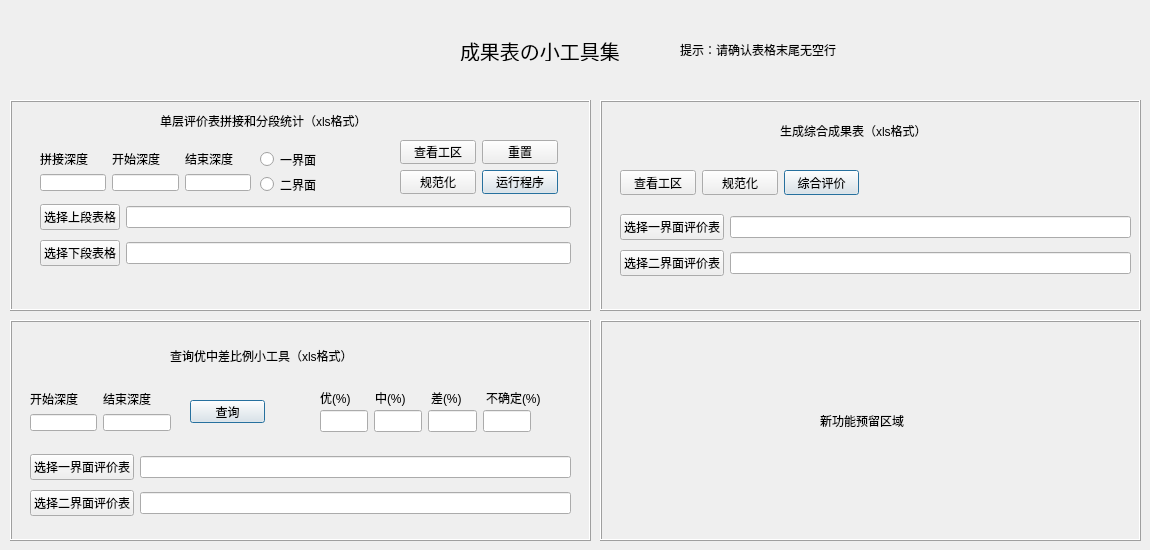
    <widget class="QWidget" name="tab_10">
     <attribute name="title">
      <string>成果表工具集</string>
     </attribute>
     <widget class="QLabel" name="label_135">
      <property name="geometry">
       <rect>
        <x>460</x>
        <y>40</y>
        <width>171</width>
        <height>21</height>
       </rect>
      </property>
      <property name="font">
       <font>
        <family>黑体</family>
        <pointsize>15</pointsize>
        <weight>50</weight>
        <italic>false</italic>
        <bold>false</bold>
       </font>
      </property>
      <property name="styleSheet">
       <string notr="true">font: 15pt &quot;黑体&quot;;</string>
      </property>
      <property name="text">
       <string>成果表の小工具集</string>
      </property>
     </widget>
     <widget class="QFrame" name="frame_10">
      <property name="geometry">
       <rect>
        <x>10</x>
        <y>100</y>
        <width>581</width>
        <height>211</height>
       </rect>
      </property>
      <property name="frameShape">
       <enum>QFrame::Box</enum>
      </property>
      <property name="frameShadow">
       <enum>QFrame::Raised</enum>
      </property>
      <widget class="QLabel" name="label_113">
       <property name="geometry">
        <rect>
         <x>150</x>
         <y>10</y>
         <width>281</width>
         <height>21</height>
        </rect>
       </property>
       <property name="styleSheet">
        <string notr="true">font: 12pt &quot;黑体&quot;;</string>
       </property>
       <property name="text">
        <string>单层评价表拼接和分段统计（xls格式）</string>
       </property>
       <property name="textFormat">
        <enum>Qt::PlainText</enum>
       </property>
      </widget>
      <widget class="QWidget" name="layoutWidget_19">
       <property name="geometry">
        <rect>
         <x>30</x>
         <y>100</y>
         <width>531</width>
         <height>70</height>
        </rect>
       </property>
       <layout class="QGridLayout" name="gridLayout_8">
        <item row="0" column="1">
         <widget class="QLineEdit" name="lineEdit_48"/>
        </item>
        <item row="1" column="0">
         <widget class="QPushButton" name="pushButton_10">
          <property name="text">
           <string>选择下段表格</string>
          </property>
         </widget>
        </item>
        <item row="0" column="0">
         <widget class="QPushButton" name="pushButton_9">
          <property name="text">
           <string>选择上段表格</string>
          </property>
         </widget>
        </item>
        <item row="1" column="1">
         <widget class="QLineEdit" name="lineEdit_52"/>
        </item>
       </layout>
      </widget>
      <widget class="QWidget" name="layoutWidget_20">
       <property name="geometry">
        <rect>
         <x>250</x>
         <y>50</y>
         <width>67</width>
         <height>44</height>
        </rect>
       </property>
       <layout class="QGridLayout" name="gridLayout_19">
        <item row="0" column="0">
         <widget class="QRadioButton" name="radioButton">
          <property name="text">
           <string>一界面</string>
          </property>
         </widget>
        </item>
        <item row="1" column="0">
         <widget class="QRadioButton" name="radioButton_2">
          <property name="text">
           <string>二界面</string>
          </property>
         </widget>
        </item>
       </layout>
      </widget>
      <widget class="QWidget" name="layoutWidget_21">
       <property name="geometry">
        <rect>
         <x>30</x>
         <y>50</y>
         <width>211</width>
         <height>41</height>
        </rect>
       </property>
       <layout class="QGridLayout" name="gridLayout_20">
        <item row="0" column="0">
         <widget class="QLabel" name="label">
          <property name="text">
           <string>拼接深度</string>
          </property>
         </widget>
        </item>
        <item row="0" column="1">
         <widget class="QLabel" name="label_98">
          <property name="text">
           <string>开始深度</string>
          </property>
         </widget>
        </item>
        <item row="0" column="2">
         <widget class="QLabel" name="label_99">
          <property name="text">
           <string>结束深度</string>
          </property>
         </widget>
        </item>
        <item row="1" column="0">
         <widget class="QLineEdit" name="lineEdit_45"/>
        </item>
        <item row="1" column="1">
         <widget class="QLineEdit" name="lineEdit_46"/>
        </item>
        <item row="1" column="2">
         <widget class="QLineEdit" name="lineEdit_47"/>
        </item>
       </layout>
      </widget>
      <widget class="QWidget" name="layoutWidget_22">
       <property name="geometry">
        <rect>
         <x>390</x>
         <y>40</y>
         <width>158</width>
         <height>54</height>
        </rect>
       </property>
       <layout class="QGridLayout" name="gridLayout_22">
        <item row="0" column="0">
         <widget class="QPushButton" name="pushButton_52">
          <property name="styleSheet">
           <string notr="true">font: 10pt &quot;黑体&quot;;</string>
          </property>
          <property name="text">
           <string>查看工区</string>
          </property>
          <property name="iconSize">
           <size>
            <width>100</width>
            <height>100</height>
           </size>
          </property>
          <property name="checkable">
           <bool>false</bool>
          </property>
          <property name="checked">
           <bool>false</bool>
          </property>
          <property name="autoRepeat">
           <bool>false</bool>
          </property>
          <property name="default">
           <bool>false</bool>
          </property>
          <property name="flat">
           <bool>false</bool>
          </property>
         </widget>
        </item>
        <item row="0" column="1">
         <widget class="QPushButton" name="pushButton_29">
          <property name="text">
           <string>重置</string>
          </property>
         </widget>
        </item>
        <item row="1" column="0">
         <widget class="QPushButton" name="pushButton_27">
          <property name="text">
           <string>规范化</string>
          </property>
         </widget>
        </item>
        <item row="1" column="1">
         <widget class="QPushButton" name="pushButton_14">
          <property name="text">
           <string>运行程序</string>
          </property>
          <property name="autoDefault">
           <bool>false</bool>
          </property>
          <property name="default">
           <bool>true</bool>
          </property>
         </widget>
        </item>
       </layout>
      </widget>
     </widget>
     <widget class="QLabel" name="label_125">
      <property name="geometry">
       <rect>
        <x>680</x>
        <y>40</y>
        <width>181</width>
        <height>20</height>
       </rect>
      </property>
      <property name="text">
       <string>提示：请确认表格末尾无空行</string>
      </property>
     </widget>
     <widget class="QFrame" name="frame_22">
      <property name="geometry">
       <rect>
        <x>10</x>
        <y>320</y>
        <width>581</width>
        <height>221</height>
       </rect>
      </property>
      <property name="frameShape">
       <enum>QFrame::Box</enum>
      </property>
      <property name="frameShadow">
       <enum>QFrame::Raised</enum>
      </property>
      <widget class="QWidget" name="layoutWidget_14">
       <property name="geometry">
        <rect>
         <x>20</x>
         <y>130</y>
         <width>541</width>
         <height>70</height>
        </rect>
       </property>
       <property name="styleSheet">
        <string notr="true">font: 10pt &quot;黑体&quot;;</string>
       </property>
       <layout class="QGridLayout" name="gridLayout_42">
        <item row="1" column="1">
         <widget class="QLineEdit" name="lineEdit_76">
          <property name="styleSheet">
           <string notr="true">font: 10pt &quot;黑体&quot;;</string>
          </property>
         </widget>
        </item>
        <item row="0" column="0">
         <widget class="QPushButton" name="pushButton_59">
          <property name="styleSheet">
           <string notr="true">font: 10pt &quot;黑体&quot;;</string>
          </property>
          <property name="text">
           <string>选择一界面评价表</string>
          </property>
         </widget>
        </item>
        <item row="0" column="1">
         <widget class="QLineEdit" name="lineEdit_77">
          <property name="styleSheet">
           <string notr="true">font: 10pt &quot;黑体&quot;;</string>
          </property>
         </widget>
        </item>
        <item row="1" column="0">
         <widget class="QPushButton" name="pushButton_60">
          <property name="styleSheet">
           <string notr="true">font: 10pt &quot;黑体&quot;;</string>
          </property>
          <property name="text">
           <string>选择二界面评价表</string>
          </property>
         </widget>
        </item>
       </layout>
      </widget>
      <widget class="QWidget" name="layoutWidget_18">
       <property name="geometry">
        <rect>
         <x>310</x>
         <y>90</y>
         <width>211</width>
         <height>22</height>
        </rect>
       </property>
       <layout class="QGridLayout" name="gridLayout_45">
        <item row="0" column="2">
         <widget class="QLineEdit" name="lineEdit_80">
          <property name="styleSheet">
           <string notr="true">font: 10pt &quot;黑体&quot;;</string>
          </property>
         </widget>
        </item>
        <item row="0" column="1">
         <widget class="QLineEdit" name="lineEdit_81">
          <property name="styleSheet">
           <string notr="true">font: 10pt &quot;黑体&quot;;</string>
          </property>
         </widget>
        </item>
        <item row="0" column="3">
         <widget class="QLineEdit" name="lineEdit_82">
          <property name="styleSheet">
           <string notr="true">font: 10pt &quot;黑体&quot;;</string>
          </property>
         </widget>
        </item>
        <item row="0" column="0">
         <widget class="QLineEdit" name="lineEdit_83">
          <property name="styleSheet">
           <string notr="true">font: 10pt &quot;黑体&quot;;</string>
          </property>
         </widget>
        </item>
       </layout>
      </widget>
      <widget class="QLabel" name="label_137">
       <property name="geometry">
        <rect>
         <x>160</x>
         <y>20</y>
         <width>271</width>
         <height>31</height>
        </rect>
       </property>
       <property name="styleSheet">
        <string notr="true">font: 12pt &quot;黑体&quot;;</string>
       </property>
       <property name="text">
        <string>查询优中差比例小工具（xls格式）</string>
       </property>
       <property name="textFormat">
        <enum>Qt::PlainText</enum>
       </property>
      </widget>
      <widget class="QWidget" name="layoutWidget_15">
       <property name="geometry">
        <rect>
         <x>310</x>
         <y>70</y>
         <width>221</width>
         <height>16</height>
        </rect>
       </property>
       <layout class="QGridLayout" name="gridLayout_43">
        <item row="0" column="0">
         <widget class="QLabel" name="label_26">
          <property name="styleSheet">
           <string notr="true">font: 10pt &quot;黑体&quot;;</string>
          </property>
          <property name="text">
           <string>优(%)</string>
          </property>
         </widget>
        </item>
        <item row="0" column="1">
         <widget class="QLabel" name="label_138">
          <property name="styleSheet">
           <string notr="true">font: 10pt &quot;黑体&quot;;</string>
          </property>
          <property name="text">
           <string>中(%)</string>
          </property>
         </widget>
        </item>
        <item row="0" column="2">
         <widget class="QLabel" name="label_139">
          <property name="styleSheet">
           <string notr="true">font: 10pt &quot;黑体&quot;;</string>
          </property>
          <property name="text">
           <string>差(%)</string>
          </property>
         </widget>
        </item>
        <item row="0" column="3">
         <widget class="QLabel" name="label_140">
          <property name="styleSheet">
           <string notr="true">font: 10pt &quot;黑体&quot;;</string>
          </property>
          <property name="text">
           <string>不确定(%)</string>
          </property>
         </widget>
        </item>
       </layout>
      </widget>
      <widget class="QPushButton" name="pushButton_61">
       <property name="geometry">
        <rect>
         <x>180</x>
         <y>80</y>
         <width>75</width>
         <height>23</height>
        </rect>
       </property>
       <property name="styleSheet">
        <string notr="true">font: 10pt &quot;黑体&quot;;</string>
       </property>
       <property name="text">
        <string>查询</string>
       </property>
       <property name="autoDefault">
        <bool>false</bool>
       </property>
       <property name="default">
        <bool>true</bool>
       </property>
      </widget>
      <widget class="QWidget" name="layoutWidget_17">
       <property name="geometry">
        <rect>
         <x>20</x>
         <y>70</y>
         <width>141</width>
         <height>41</height>
        </rect>
       </property>
       <layout class="QGridLayout" name="gridLayout_44">
        <item row="0" column="0">
         <widget class="QLabel" name="label_141">
          <property name="styleSheet">
           <string notr="true">font: 10pt &quot;黑体&quot;;</string>
          </property>
          <property name="text">
           <string>开始深度</string>
          </property>
         </widget>
        </item>
        <item row="0" column="1">
         <widget class="QLabel" name="label_142">
          <property name="styleSheet">
           <string notr="true">font: 10pt &quot;黑体&quot;;</string>
          </property>
          <property name="text">
           <string>结束深度</string>
          </property>
         </widget>
        </item>
        <item row="1" column="0">
         <widget class="QLineEdit" name="lineEdit_78">
          <property name="styleSheet">
           <string notr="true">font: 10pt &quot;黑体&quot;;</string>
          </property>
         </widget>
        </item>
        <item row="1" column="1">
         <widget class="QLineEdit" name="lineEdit_79">
          <property name="styleSheet">
           <string notr="true">font: 10pt &quot;黑体&quot;;</string>
          </property>
         </widget>
        </item>
       </layout>
      </widget>
     </widget>
     <widget class="QFrame" name="frame_23">
      <property name="geometry">
       <rect>
        <x>600</x>
        <y>100</y>
        <width>541</width>
        <height>211</height>
       </rect>
      </property>
      <property name="frameShape">
       <enum>QFrame::Box</enum>
      </property>
      <property name="frameShadow">
       <enum>QFrame::Raised</enum>
      </property>
      <widget class="QWidget" name="layoutWidget_8">
       <property name="geometry">
        <rect>
         <x>20</x>
         <y>110</y>
         <width>511</width>
         <height>70</height>
        </rect>
       </property>
       <property name="styleSheet">
        <string notr="true">font: 10pt &quot;黑体&quot;;</string>
       </property>
       <layout class="QGridLayout" name="gridLayout_41">
        <item row="1" column="1">
         <widget class="QLineEdit" name="lineEdit_73">
          <property name="styleSheet">
           <string notr="true">font: 10pt &quot;黑体&quot;;</string>
          </property>
         </widget>
        </item>
        <item row="0" column="0">
         <widget class="QPushButton" name="pushButton_54">
          <property name="styleSheet">
           <string notr="true">font: 10pt &quot;黑体&quot;;</string>
          </property>
          <property name="text">
           <string>选择一界面评价表</string>
          </property>
         </widget>
        </item>
        <item row="0" column="1">
         <widget class="QLineEdit" name="lineEdit_75">
          <property name="styleSheet">
           <string notr="true">font: 10pt &quot;黑体&quot;;</string>
          </property>
         </widget>
        </item>
        <item row="1" column="0">
         <widget class="QPushButton" name="pushButton_55">
          <property name="styleSheet">
           <string notr="true">font: 10pt &quot;黑体&quot;;</string>
          </property>
          <property name="text">
           <string>选择二界面评价表</string>
          </property>
         </widget>
        </item>
       </layout>
      </widget>
      <widget class="QWidget" name="layoutWidget_11">
       <property name="geometry">
        <rect>
         <x>20</x>
         <y>70</y>
         <width>239</width>
         <height>25</height>
        </rect>
       </property>
       <layout class="QGridLayout" name="gridLayout_2">
        <item row="0" column="0">
         <widget class="QPushButton" name="pushButton_56">
          <property name="styleSheet">
           <string notr="true">font: 10pt &quot;黑体&quot;;</string>
          </property>
          <property name="text">
           <string>查看工区</string>
          </property>
          <property name="iconSize">
           <size>
            <width>100</width>
            <height>100</height>
           </size>
          </property>
          <property name="checkable">
           <bool>false</bool>
          </property>
          <property name="checked">
           <bool>false</bool>
          </property>
          <property name="autoRepeat">
           <bool>false</bool>
          </property>
          <property name="default">
           <bool>false</bool>
          </property>
          <property name="flat">
           <bool>false</bool>
          </property>
         </widget>
        </item>
        <item row="0" column="1">
         <widget class="QPushButton" name="pushButton_57">
          <property name="styleSheet">
           <string notr="true">font: 10pt &quot;黑体&quot;;</string>
          </property>
          <property name="text">
           <string>规范化</string>
          </property>
         </widget>
        </item>
        <item row="0" column="2">
         <widget class="QPushButton" name="pushButton_58">
          <property name="styleSheet">
           <string notr="true">font: 10pt &quot;黑体&quot;;</string>
          </property>
          <property name="text">
           <string>综合评价</string>
          </property>
          <property name="autoDefault">
           <bool>false</bool>
          </property>
          <property name="default">
           <bool>true</bool>
          </property>
         </widget>
        </item>
       </layout>
      </widget>
      <widget class="QLabel" name="label_136">
       <property name="geometry">
        <rect>
         <x>180</x>
         <y>10</y>
         <width>211</width>
         <height>41</height>
        </rect>
       </property>
       <property name="styleSheet">
        <string notr="true">font: 12pt &quot;黑体&quot;;</string>
       </property>
       <property name="text">
        <string>生成综合成果表（xls格式）</string>
       </property>
       <property name="textFormat">
        <enum>Qt::PlainText</enum>
       </property>
      </widget>
     </widget>
     <widget class="QFrame" name="frame_24">
      <property name="geometry">
       <rect>
        <x>600</x>
        <y>320</y>
        <width>541</width>
        <height>221</height>
       </rect>
      </property>
      <property name="frameShape">
       <enum>QFrame::Box</enum>
      </property>
      <property name="frameShadow">
       <enum>QFrame::Raised</enum>
      </property>
      <widget class="QLabel" name="label_143">
       <property name="geometry">
        <rect>
         <x>220</x>
         <y>90</y>
         <width>121</width>
         <height>21</height>
        </rect>
       </property>
       <property name="styleSheet">
        <string notr="true">font: 12pt &quot;黑体&quot;;</string>
       </property>
       <property name="text">
        <string>新功能预留区域</string>
       </property>
       <property name="textFormat">
        <enum>Qt::PlainText</enum>
       </property>
      </widget>
     </widget>
    </widget>
